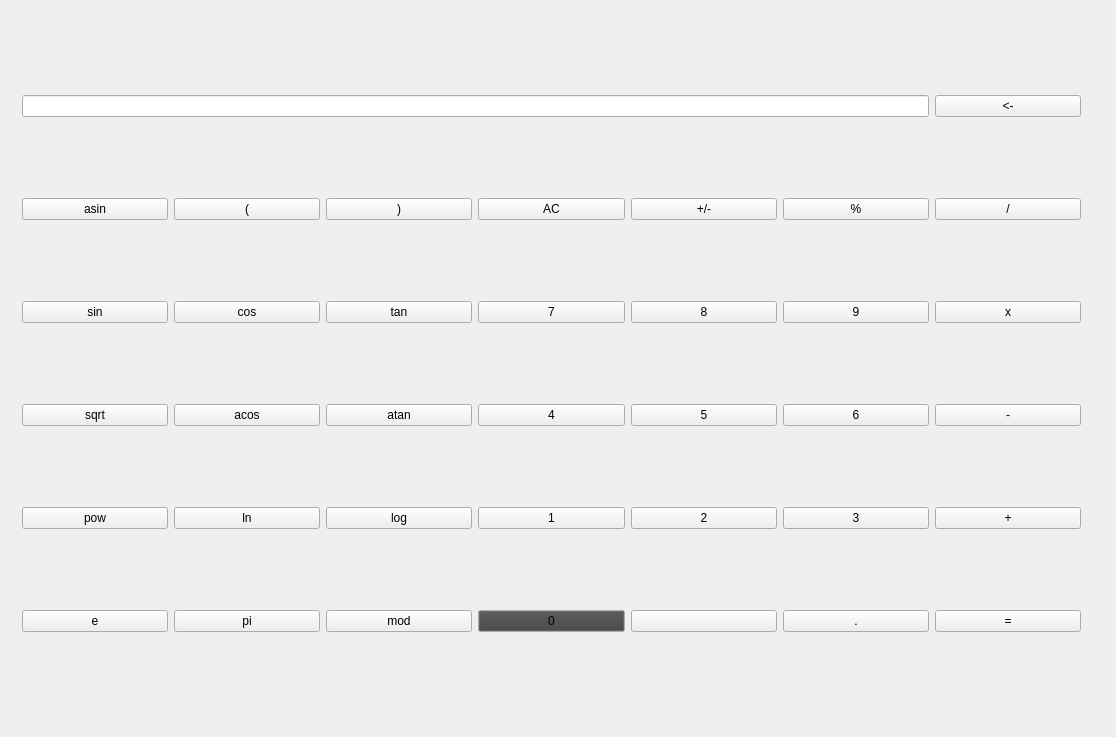
<?xml version="1.0" encoding="UTF-8"?>
<ui version="4.0">
 <class>MainWindow</class>
 <widget class="QMainWindow" name="MainWindow">
  <property name="geometry">
   <rect>
    <x>0</x>
    <y>0</y>
    <width>1116</width>
    <height>737</height>
   </rect>
  </property>
  <property name="windowTitle">
   <string>MainWindow</string>
  </property>
  <widget class="QWidget" name="centralwidget">
   <widget class="QWidget" name="gridLayoutWidget">
    <property name="geometry">
     <rect>
      <x>20</x>
      <y>20</y>
      <width>1061</width>
      <height>687</height>
     </rect>
    </property>
    <layout class="QGridLayout" name="gridLayout">
     <property name="leftMargin">
      <number>2</number>
     </property>
     <property name="horizontalSpacing">
      <number>-1</number>
     </property>
     <item row="4" column="3">
      <widget class="QPushButton" name="push_1">
       <property name="text">
        <string>1</string>
       </property>
      </widget>
     </item>
     <item row="5" column="3">
      <widget class="QPushButton" name="push_0">
       <property name="palette">
        <palette>
         <active>
          <colorrole role="Button">
           <brush brushstyle="SolidPattern">
            <color alpha="255">
             <red>85</red>
             <green>143</green>
             <blue>137</blue>
            </color>
           </brush>
          </colorrole>
         </active>
         <inactive>
          <colorrole role="Button">
           <brush brushstyle="SolidPattern">
            <color alpha="255">
             <red>64</red>
             <green>65</green>
             <blue>66</blue>
            </color>
           </brush>
          </colorrole>
         </inactive>
         <disabled>
          <colorrole role="Button">
           <brush brushstyle="SolidPattern">
            <color alpha="255">
             <red>85</red>
             <green>143</green>
             <blue>137</blue>
            </color>
           </brush>
          </colorrole>
         </disabled>
        </palette>
       </property>
       <property name="font">
        <font>
         <family>.AppleSystemUIFont</family>
         <bold>false</bold>
        </font>
       </property>
       <property name="text">
        <string>0</string>
       </property>
      </widget>
     </item>
     <item row="3" column="4">
      <widget class="QPushButton" name="push_5">
       <property name="text">
        <string>5</string>
       </property>
      </widget>
     </item>
     <item row="5" column="4">
      <widget class="QPushButton" name="push_space">
       <property name="text">
        <string/>
       </property>
      </widget>
     </item>
     <item row="2" column="1">
      <widget class="QPushButton" name="push_cos">
       <property name="text">
        <string>cos</string>
       </property>
      </widget>
     </item>
     <item row="5" column="6">
      <widget class="QPushButton" name="push_eq">
       <property name="text">
        <string>=</string>
       </property>
      </widget>
     </item>
     <item row="3" column="5">
      <widget class="QPushButton" name="push_6">
       <property name="text">
        <string>6</string>
       </property>
      </widget>
     </item>
     <item row="5" column="5">
      <widget class="QPushButton" name="push_dot">
       <property name="text">
        <string>.</string>
       </property>
      </widget>
     </item>
     <item row="1" column="4">
      <widget class="QPushButton" name="push_unary">
       <property name="text">
        <string>+/-</string>
       </property>
      </widget>
     </item>
     <item row="1" column="3">
      <widget class="QPushButton" name="push_ac">
       <property name="text">
        <string>AC</string>
       </property>
      </widget>
     </item>
     <item row="2" column="3">
      <widget class="QPushButton" name="push_7">
       <property name="text">
        <string>7</string>
       </property>
      </widget>
     </item>
     <item row="1" column="2">
      <widget class="QPushButton" name="push_left">
       <property name="text">
        <string>)</string>
       </property>
      </widget>
     </item>
     <item row="3" column="1">
      <widget class="QPushButton" name="push_acos">
       <property name="text">
        <string>acos</string>
       </property>
      </widget>
     </item>
     <item row="5" column="2">
      <widget class="QPushButton" name="push_mod">
       <property name="text">
        <string>mod</string>
       </property>
      </widget>
     </item>
     <item row="2" column="4">
      <widget class="QPushButton" name="push_8">
       <property name="text">
        <string>8</string>
       </property>
      </widget>
     </item>
     <item row="1" column="1">
      <widget class="QPushButton" name="push_right">
       <property name="text">
        <string>(</string>
       </property>
      </widget>
     </item>
     <item row="1" column="5">
      <widget class="QPushButton" name="push_proz">
       <property name="text">
        <string>%</string>
       </property>
      </widget>
     </item>
     <item row="3" column="2">
      <widget class="QPushButton" name="push_atan">
       <property name="text">
        <string>atan</string>
       </property>
      </widget>
     </item>
     <item row="1" column="6">
      <widget class="QPushButton" name="push_div">
       <property name="text">
        <string>/</string>
       </property>
      </widget>
     </item>
     <item row="5" column="0">
      <widget class="QPushButton" name="push_e">
       <property name="text">
        <string>e</string>
       </property>
      </widget>
     </item>
     <item row="3" column="6">
      <widget class="QPushButton" name="push_minus">
       <property name="text">
        <string>-</string>
       </property>
      </widget>
     </item>
     <item row="2" column="6">
      <widget class="QPushButton" name="push_mul">
       <property name="text">
        <string>x</string>
       </property>
      </widget>
     </item>
     <item row="3" column="0">
      <widget class="QPushButton" name="push_sqrt">
       <property name="text">
        <string>sqrt</string>
       </property>
      </widget>
     </item>
     <item row="5" column="1">
      <widget class="QPushButton" name="push_pi">
       <property name="text">
        <string>pi</string>
       </property>
      </widget>
     </item>
     <item row="4" column="2">
      <widget class="QPushButton" name="push_log">
       <property name="text">
        <string>log</string>
       </property>
      </widget>
     </item>
     <item row="4" column="4">
      <widget class="QPushButton" name="push_2">
       <property name="text">
        <string>2</string>
       </property>
      </widget>
     </item>
     <item row="4" column="6">
      <widget class="QPushButton" name="push_plus">
       <property name="text">
        <string>+</string>
       </property>
      </widget>
     </item>
     <item row="2" column="5">
      <widget class="QPushButton" name="push_9">
       <property name="text">
        <string>9</string>
       </property>
      </widget>
     </item>
     <item row="1" column="0">
      <widget class="QPushButton" name="push_asin">
       <property name="text">
        <string>asin</string>
       </property>
      </widget>
     </item>
     <item row="3" column="3">
      <widget class="QPushButton" name="push_4">
       <property name="text">
        <string>4</string>
       </property>
      </widget>
     </item>
     <item row="4" column="5">
      <widget class="QPushButton" name="push_3">
       <property name="text">
        <string>3</string>
       </property>
      </widget>
     </item>
     <item row="4" column="1">
      <widget class="QPushButton" name="push_ln">
       <property name="text">
        <string>ln</string>
       </property>
      </widget>
     </item>
     <item row="4" column="0">
      <widget class="QPushButton" name="push_pow">
       <property name="text">
        <string>pow</string>
       </property>
      </widget>
     </item>
     <item row="0" column="0" colspan="6">
      <widget class="QLineEdit" name="Display"/>
     </item>
     <item row="0" column="6">
      <widget class="QPushButton" name="push_clear">
       <property name="text">
        <string>&lt;-</string>
       </property>
      </widget>
     </item>
     <item row="2" column="2">
      <widget class="QPushButton" name="push_tan">
       <property name="text">
        <string>tan</string>
       </property>
       <property name="iconSize">
        <size>
         <width>100</width>
         <height>200</height>
        </size>
       </property>
      </widget>
     </item>
     <item row="2" column="0">
      <widget class="QPushButton" name="push_sin">
       <property name="text">
        <string>sin</string>
       </property>
      </widget>
     </item>
    </layout>
   </widget>
  </widget>
 </widget>
 <resources/>
 <connections/>
</ui>
